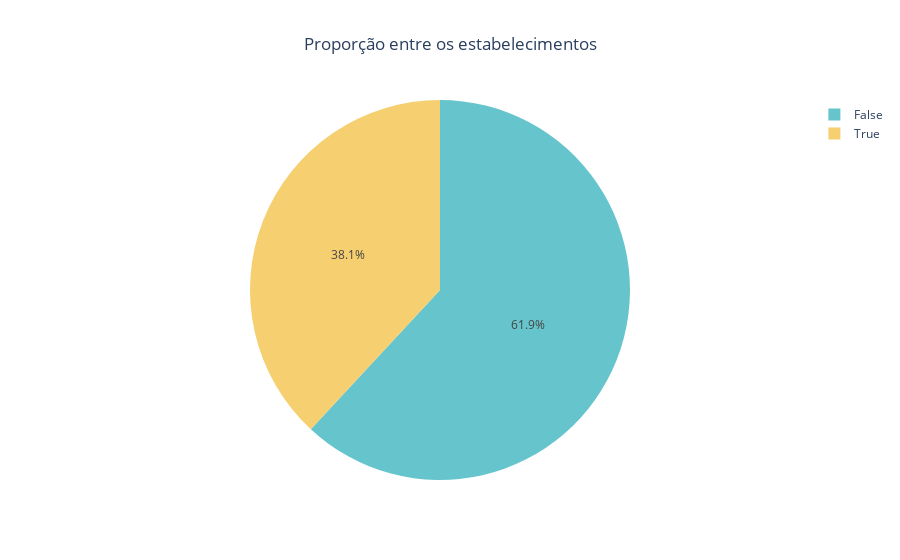

The notebook cell this image was saved under:
### Markdown cell above
##### 2.2 Proporções de estabelecimentos de rede e não

### Code cell
# Definindo a cor do gráfico
paleta_cores = px.colors.qualitative.Pastel

#Plotando um gráfico de pizza
fig = px.pie(names=df_restaurant['chain']
       .value_counts()
       .index,
         values=df_restaurant['chain']
         .value_counts().values, title='Proporção entre os estabelecimentos',color_discrete_sequence=paleta_cores)
fig.update_traces(textinfo='percent')

# Centraliza o título horizontalmente
fig.update_layout(title_x=0.5)
fig.show()

### Figure 1 — Plotly figure (JSON) as saved in the notebook; plotly's stock layout.template omitted (floating-point values rounded to 4 significant figures)
{"data": [{"domain": {"x": [0, 1], "y": [0, 1]}, "hovertemplate": "label=%{label}<br>value=%{value}<extra></extra>", "labels": ["False", "True"], "legendgroup": "", "name": "", "showlegend": true, "textinfo": "percent", "type": "pie", "values": [5972, 3676]}], "layout": {"legend": {"tracegroupgap": 0}, "piecolorway": ["rgb(102, 197, 204)", "rgb(246, 207, 113)", "rgb(248, 156, 116)", "rgb(220, 176, 242)", "rgb(135, 197, 95)", "rgb(158, 185, 243)", "rgb(254, 136, 177)", "rgb(201, 219, 116)", "rgb(139, 224, 164)", "rgb(180, 151, 231)", "rgb(179, 179, 179)"], "title": {"text": "Proporção entre os estabelecimentos", "x": 0.5}}}
